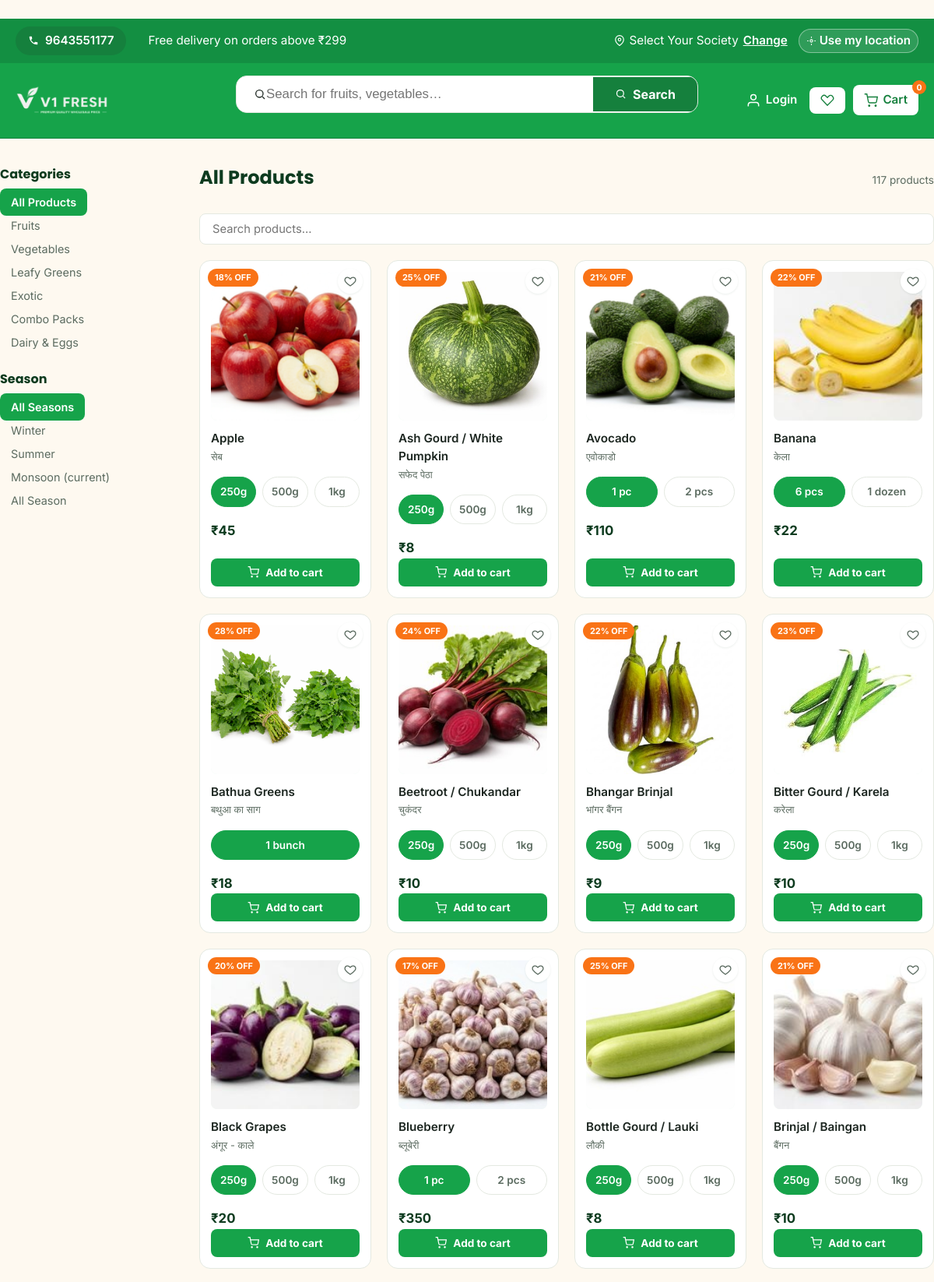
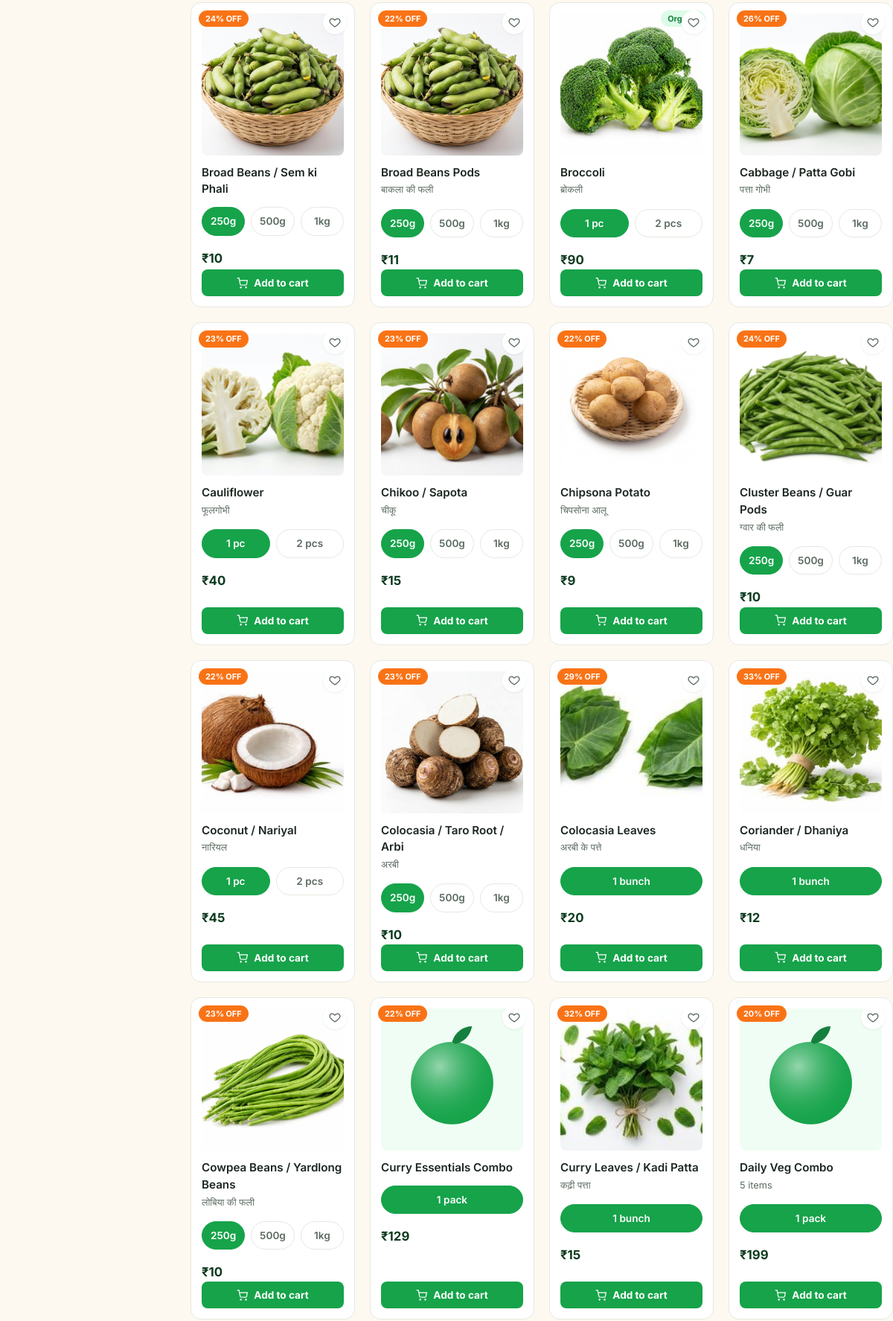
Screenshot of /products/ (upper part) with the database file from the repository (2 pictures, top to bottom).
### models.py (models this page shows, shortened)
class Category(db.Model):
    __tablename__ = "categories"
    id = db.Column(db.Integer, primary_key=True)
    name = db.Column(db.String(80), nullable=False)
    slug = db.Column(db.String(80), unique=True, nullable=False)
    image = db.Column(db.String(255), nullable=False, default="")
    sort_order = db.Column(db.Integer, default=0)
    products = db.relationship("Product", backref="category", lazy=True)

class Product(db.Model):
    __tablename__ = "products"
    id = db.Column(db.Integer, primary_key=True)
    name = db.Column(db.String(120), nullable=False)
    slug = db.Column(db.String(120), unique=True, nullable=False)
    category_id = db.Column(db.Integer, db.ForeignKey("categories.id"), nullable=False)
    price = db.Column(db.Float, nullable=False)           # current selling price
    mrp = db.Column(db.Float, nullable=True)               # original/strike-through price
    unit = db.Column(db.String(30), nullable=False, default="kg")  # kg, dozen, piece, bunch, gram
    image = db.Column(db.String(255), nullable=False, default="")
    description = db.Column(db.Text, nullable=True)
    stock = db.Column(db.Integer, nullable=False, default=100)
    is_featured = db.Column(db.Boolean, default=False)
    is_organic = db.Column(db.Boolean, default=False)
    season = db.Column(db.String(20), nullable=False, default="all-season")  # winter, summer, monsoon, all-season
    rating = db.Column(db.Float, default=4.5)
    created_at = db.Column(db.DateTime, default=datetime.utcnow)
    @property
    def discount_percent(self):
        if self.mrp and self.mrp > self.price:
            return round(((self.mrp - self.price) / self.mrp) * 100)
        return 0
    @property
    def in_stock(self):
        return self.stock > 0

### routes/products.py (the view)
@products_bp.route("/")
def listing():
    category_slug = request.args.get("category")
    search_query = request.args.get("q", "").strip()
    season_filter = request.args.get("season")
    query = Product.query
    active_category = None
    if category_slug:
        active_category = Category.query.filter_by(slug=category_slug).first()
        if active_category:
            query = query.filter_by(category_id=active_category.id)
    if search_query:
        query = query.filter(Product.name.ilike(f"%{search_query}%"))
    if season_filter and season_filter != "all":
        query = query.filter_by(season=season_filter)
    products = query.order_by(Product.name).all()
    categories = Category.query.order_by(Category.sort_order).all()
    return render_template(
        "products/listing.html",
        products=products,
        categories=categories,
        active_category=active_category,
        active_season=season_filter,
        current_season=current_season(),
    )

### models.py (called while the page is built)
def weight_options_for(unit, detail=False):
    if detail and unit in DETAIL_WEIGHT_OPTIONS:
        return DETAIL_WEIGHT_OPTIONS[unit]
    return WEIGHT_OPTIONS.get(unit, [(unit, 1.0)])

def current_season():
    month = datetime.utcnow().month
    if month in (11, 12, 1, 2):
        return "winter"
    elif month in (3, 4, 5, 6):
        return "summer"
    else:
        return "monsoon"

### templates/products/listing.html (shortened to what this page needs)
﻿{% extends "base.html" %}
{% block content %}
<section class="listing-page container">
    <div class="listing-layout">
        <aside class="listing-sidebar">
            <h3>Categories</h3>
            <ul class="sidebar-cat-list">
                <li><a href="{{ url_for('products.listing') }}" class="{{ 'active' if not active_category else '' }}">All Products</a></li>
                {% for cat in categories %}
                <li><a href="{{ url_for('products.listing', category=cat.slug) }}" class="{{ 'active' if active_category and active_category.id == cat.id else '' }}">{{ cat.name }}</a></li>
                {% endfor %}
            </ul>
            <h3 class="season-filter-heading">Season</h3>
            <ul class="sidebar-cat-list">
                <li><a href="{{ url_for('products.listing', category=active_category.slug if active_category else None) }}" class="{{ 'active' if not active_season else '' }}">All Seasons</a></li>
                {% for s in ["winter", "summer", "monsoon", "all-season"] %}
                <li>
                    <a href="{{ url_for('products.listing', category=active_category.slug if active_category else None, season=s) }}" class="{{ 'active' if active_season == s else '' }}">
                        {{ s.replace('-', ' ')|title }}{{ " (current)" if s == current_season else "" }}
                    </a>
                </li>
                {% endfor %}
            </ul>
        </aside>
        <div class="listing-main">
            <div class="listing-header">
                <h1>{{ active_category.name if active_category else "All Products" }}</h1>
                <span class="result-count" id="resultCount">{{ products|length }} products</span>
            </div>
            <div class="listing-search-wrap">
                <input
                    type="text"
                    id="liveSearch"
                    placeholder="Search products..."
                    value="{{ request.args.get('q', '') }}"
                    autocomplete="off"
                >
            </div>
            {% if products %}
            <div class="product-grid" id="productGrid">
                {% for product in products %}
                <div class="product-card-wrapper" data-name="{{ product.name | lower }}">
                    {% include "partials/_product_card.html" %}
                </div>
                {% endfor %}
            </div>
            {% else %}
            <div class="empty-state">
                <p class="empty-state-icon">&#x1F966;</p>
                <p>No products found{% if request.args.get('q') %} for "{{ request.args.get('q') }}"{% endif %}.</p>
                <a href="{{ url_for('products.listing') }}" class="btn btn-ghost">Browse all products</a>
            </div>
            {% endif %}
        </div>
    </div>
</section>
{% endblock %}

### templates/base.html (shortened to what this page needs)
<!DOCTYPE html>
<html lang="en">
<head>
    <link rel="stylesheet" href="{{ url_for('static', filename='css/style.css') }}">
</head>
<body>
    <header class="site-header" id="siteHeader">
    <div class="topbar">
        <div class="container topbar-inner">
            <a href="tel:+919643551177" class="topbar-phone">
                <svg width="14" height="14" viewBox="0 0 24 24" fill="currentColor"><path d="M6.62 10.79a15.05 15.05 0 0 0 6.59 6.59l2.2-2.2a1 1 0 0 1 1.01-.24c1.12.37 2.33.57 3.58.57a1 1 0 0 1 1 1V20a1 1 0 0 1-1 1C10.61 21 3 13.39 3 4a1 1 0 0 1 1-1h3.5a1 1 0 0 1 1 1c0 1.25.2 2.46.57 3.58a1 1 0 0 1-.25 1.02z"/></svg>
                9643551177
            </a>
            <span class="topbar-delivery">Free delivery on orders above ₹{{ free_delivery_threshold }}</span>
            <span class="topbar-society">
                <svg width="14" height="14" viewBox="0 0 24 24" fill="none" stroke="currentColor" stroke-width="2"><path d="M21 10c0 7-9 13-9 13s-9-6-9-13a9 9 0 1 1 18 0z"/><circle cx="12" cy="10" r="3"/></svg>
                <span id="userLocation">Select Your Society</span> <a href="#">Change</a>
                <button type="button" class="topbar-locate" id="detectLocation" title="Detect my current location">
                    <svg width="13" height="13" viewBox="0 0 24 24" fill="none" stroke="currentColor" stroke-width="2"><circle cx="12" cy="12" r="3"/><path d="M12 2v3M12 19v3M2 12h3M19 12h3"/></svg>
                    <span class="topbar-locate-label">Use my location</span>
                </button>
            </span>
        </div>
    </div>
    <nav class="navbar">
        <div class="container navbar-inner">
            <a href="{{ url_for('main.home') }}" class="brand">
                <img src="{{ url_for('static', filename='images/logo.png') }}" alt="V1 Fresh - Premium Quality Wholesale Price" class="brand-logo-img">
            </a>
            <form class="nav-search" action="{{ url_for('products.listing') }}" method="get">
                <svg class="nav-search-icon" width="16" height="16" viewBox="0 0 24 24" fill="none" stroke="currentColor" stroke-width="2"><circle cx="11" cy="11" r="7"/><line x1="21" y1="21" x2="16.65" y2="16.65"/></svg>
                <input type="text" name="q" placeholder="Search for fruits, vegetables…" value="{{ request.args.get('q', '') }}" autocomplete="off">
                <button type="submit">
                    <svg width="15" height="15" viewBox="0 0 24 24" fill="none" stroke="currentColor" stroke-width="2"><circle cx="11" cy="11" r="7"/><line x1="21" y1="21" x2="16.65" y2="16.65"/></svg>
                    Search
                </button>
            </form>
            <div class="navbar-actions">
                {% if current_user %}
                <div class="nav-user">
                    {% if current_user.picture %}
                    <img src="{{ current_user.picture }}" alt="{{ current_user.name }}" class="nav-user-avatar">
                    {% endif %}
                    <span class="nav-user-name">{{ current_user.given_name or current_user.name }}</span>
                    <a href="{{ url_for('auth.logout') }}" class="nav-user-logout" title="Log out">Logout</a>
                </div>
                {% else %}
                <a href="{{ url_for('auth.login') }}" class="nav-icon-link" title="Sign in with Google">
                    <svg width="20" height="20" viewBox="0 0 24 24" fill="none" stroke="currentColor" stroke-width="1.8"><path d="M20 21v-2a4 4 0 0 0-4-4H8a4 4 0 0 0-4 4v2"/><circle cx="12" cy="7" r="4"/></svg>
                    <span class="nav-icon-label">Login</span>
                </a>
                {% endif %}
                <a href="#" class="nav-icon-link nav-icon-box" title="Wishlist">
                    <svg width="18" height="18" viewBox="0 0 24 24" fill="none" stroke="currentColor" stroke-width="1.8"><path d="M20.8 4.6c-1.8-1.8-4.7-1.8-6.5 0L12 6.9l-2.3-2.3c-1.8-1.8-4.7-1.8-6.5 0-1.8 1.8-1.8 4.7 0 6.5L12 20.3l8.8-8.8c1.8-1.8 1.8-4.7 0-6.5z"/></svg>
                </a>
                <a href="{{ url_for('cart.view_cart') }}" class="nav-icon-link nav-icon-box cart-link" title="Cart">
                    <svg width="18" height="18" viewBox="0 0 24 24" fill="none" stroke="currentColor" stroke-width="1.8"><circle cx="9" cy="21" r="1"/><circle cx="20" cy="21" r="1"/><path d="M1 1h4l2.68 13.39a2 2 0 0 0 2 1.61h9.72a2 2 0 0 0 2-1.61L23 6H6"/></svg>
                    Cart
                    <span class="cart-badge" id="cartBadge">{{ cart_count if cart_count else 0 }}</span>
                </a>
            </div>
        </div>
    </nav>
</header>
    <main>
        {% block content %}{% endblock %}
    </main>
</body>
</html>

### templates/partials/_product_card.html
<div class="product-card" data-product-id="{{ product.id }}">
    {% if product.is_organic %}
    <span class="badge badge-organic">Organic</span>
    {% elif product.discount_percent > 0 %}
    <span class="badge badge-discount">{{ product.discount_percent }}% OFF</span>
    {% endif %}
    <button class="card-wishlist" type="button" data-action="wishlist" aria-label="Add to wishlist">
        <svg viewBox="0 0 24 24" width="16" height="16" fill="none" stroke="currentColor" stroke-width="2">
            <path d="M12 21s-6.7-4.35-9.3-8.1C.8 10 1.4 6.4 4.6 5 7 4 9.6 4.9 12 7.6 14.4 4.9 17 4 19.4 5c3.2 1.4 3.8 5 1.9 7.9C18.7 16.65 12 21 12 21z"/>
        </svg>
    </button>
    <a href="{{ url_for('products.detail', slug=product.slug) }}" class="product-card-img">
        <img src="{{ product.image }}" alt="{{ product.name }}" loading="lazy">
    </a>
    <div class="product-card-body">
        {% set base_name = product.name.split('(')[0].strip() %}
        {% set hindi_name = product.name.split('(')[1].rstrip(')') if '(' in product.name else '' %}
        <a href="{{ url_for('products.detail', slug=product.slug) }}" class="product-card-name">{{ base_name }}</a>
        {% if hindi_name %}<span class="product-card-name-hindi">{{ hindi_name }}</span>{% endif %}
        {% set chips = weight_options_for(product.unit) %}
        {% set default_fraction = chips[0][1] %}
        <div class="weight-chip-row" data-base-price="{{ product.price }}">
            {% for label, fraction in chips %}
            <span class="weight-chip{{ ' is-selected' if loop.first else '' }}" data-action="chip" data-label="{{ label }}" data-fraction="{{ fraction }}">{{ label }}</span>
            {% endfor %}
        </div>
        <div class="product-card-price-row">
            <span class="price">₹{{ "%.0f"|format(product.price * default_fraction) }}</span>
        </div>
        {% if product.in_stock %}
        <button class="btn-add-cart-full" data-product-id="{{ product.id }}" data-action="add">
            <svg viewBox="0 0 24 24" width="15" height="15" fill="none" stroke="currentColor" stroke-width="2">
                <circle cx="9" cy="21" r="1"/><circle cx="20" cy="21" r="1"/>
                <path d="M1 1h4l2.7 13.4a2 2 0 0 0 2 1.6h9.7a2 2 0 0 0 2-1.6L23 6H6"/>
            </svg>
            Add to cart
        </button>
        {% else %}
        <button class="btn-add-cart-full" disabled>Out of Stock</button>
        {% endif %}
    </div>
</div>

### rows the page displays
Category: name "Fruits"
Category: name "Vegetables"
Category: name "Leafy Greens"
Category: name "Exotic"
Category: name "Combo Packs"
Category: name "Dairy & Eggs"
Product: discount_percent "18", image (picture), base_name "Apple", hindi_name "सेब", chips "250g" "500g" "1kg", product.price*default_fraction "45"
Product: discount_percent "25", image (picture), base_name "Ash Gourd / White Pumpkin", hindi_name "सफेद पेठा", chips "250g" "500g" "1kg", product.price*default_fraction "8"
Product: discount_percent "21", image (picture), base_name "Avocado", hindi_name "एवोकाडो", chips "1 pc" "2 pcs", product.price*default_fraction "110"
Product: discount_percent "22", image (picture), base_name "Banana", hindi_name "केला", chips "6 pcs" "1 dozen", product.price*default_fraction "22"
Product: discount_percent "28", image (picture), base_name "Bathua Greens", hindi_name "बथुआ का साग", chips "1 bunch", product.price*default_fraction "18"
Product: discount_percent "24", image (picture), base_name "Beetroot / Chukandar", hindi_name "चुकंदर", chips "250g" "500g" "1kg", product.price*default_fraction "10"
Product: discount_percent "22", image (picture), base_name "Bhangar Brinjal", hindi_name "भांगर बैंगन", chips "250g" "500g" "1kg", product.price*default_fraction "9"
Product: discount_percent "23", image (picture), base_name "Bitter Gourd / Karela", hindi_name "करेला", chips "250g" "500g" "1kg", product.price*default_fraction "10"
Product: discount_percent "20", image (picture), base_name "Black Grapes", hindi_name "अंगूर - काले", chips "250g" "500g" "1kg", product.price*default_fraction "20"
Product: discount_percent "17", image (picture), base_name "Blueberry", hindi_name "ब्लूबेरी", chips "1 pc" "2 pcs", product.price*default_fraction "350"
Product: discount_percent "25", image (picture), base_name "Bottle Gourd / Lauki", hindi_name "लौकी", chips "250g" "500g" "1kg", product.price*default_fraction "8"
Product: discount_percent "21", image (picture), base_name "Brinjal / Baingan", hindi_name "बैंगन", chips "250g" "500g" "1kg", product.price*default_fraction "10"
Product: discount_percent "24", image (picture), name "Broad Beans / Sem ki Phali", chips "250g" "500g" "1kg", product.price*default_fraction "10"
Product: discount_percent "22", image (picture), base_name "Broad Beans Pods", hindi_name "बाकला की फली", chips "250g" "500g" "1kg", product.price*default_fraction "11"
Product: is_organic "Organic", image (picture), base_name "Broccoli", hindi_name "ब्रोकली", chips "1 pc" "2 pcs", product.price*default_fraction "90"
Product: discount_percent "26", image (picture), base_name "Cabbage / Patta Gobi", hindi_name "पत्ता गोभी", chips "250g" "500g" "1kg", product.price*default_fraction "7"
Product: discount_percent "23", image (picture), base_name "Cauliflower", hindi_name "फूलगोभी", chips "1 pc" "2 pcs", product.price*default_fraction "40"
Product: discount_percent "23", image (picture), base_name "Chikoo / Sapota", hindi_name "चीकू", chips "250g" "500g" "1kg", product.price*default_fraction "15"
Product: discount_percent "22", image (picture), base_name "Chipsona Potato", hindi_name "चिपसोना आलू", chips "250g" "500g" "1kg", product.price*default_fraction "9"
Product: discount_percent "24", image (picture), base_name "Cluster Beans / Guar Pods", hindi_name "ग्वार की फली", chips "250g" "500g" "1kg", product.price*default_fraction "10"
Product: discount_percent "22", image (picture), base_name "Coconut / Nariyal", hindi_name "नारियल", chips "1 pc" "2 pcs", product.price*default_fraction "45"
Product: discount_percent "23", image (picture), base_name "Colocasia / Taro Root / Arbi", hindi_name "अरबी", chips "250g" "500g" "1kg", product.price*default_fraction "10"
Product: discount_percent "29", image (picture), base_name "Colocasia Leaves", hindi_name "अरबी के पत्ते", chips "1 bunch", product.price*default_fraction "20"
Product: discount_percent "33", image (picture), base_name "Coriander / Dhaniya", hindi_name "धनिया", chips "1 bunch", product.price*default_fraction "12"
Product: discount_percent "23", image (picture), base_name "Cowpea Beans / Yardlong Beans", hindi_name "लोबिया की फली", chips "250g" "500g" "1kg", product.price*default_fraction "10"
Product: discount_percent "22", image (placeholder picture), name "Curry Essentials Combo", chips "1 pack", product.price*default_fraction "129"
Product: discount_percent "32", image (picture), base_name "Curry Leaves / Kadi Patta", hindi_name "कढ़ी पत्ता", chips "1 bunch", product.price*default_fraction "15"
Product: discount_percent "20", image (placeholder picture), base_name "Daily Veg Combo", hindi_name "5 items", chips "1 pack", product.price*default_fraction "199"

### other values shown
{{ free_delivery_threshold }} "299"
{{ cart_count if cart_count else 0 }} "0"
{{ s.replace('-', ' ')|title }} "Winter" "Summer" "Monsoon" "All Season"
{{ " (current)" if s == current_season else "" }} "(current)"
{{ active_category.name if active_category else "All Products" }} "All Products"
{{ products|length }} "117"
